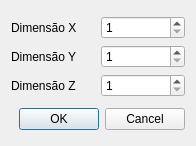
<?xml version="1.0" encoding="UTF-8"?>
<ui version="4.0">
 <class>DialogDimensoes</class>
 <widget class="QDialog" name="DialogDimensoes">
  <property name="geometry">
   <rect>
    <x>0</x>
    <y>0</y>
    <width>196</width>
    <height>146</height>
   </rect>
  </property>
  <property name="windowTitle">
   <string>Dialog</string>
  </property>
  <layout class="QGridLayout" name="gridLayout_2">
   <item row="0" column="0">
    <layout class="QGridLayout" name="gridLayout">
     <item row="1" column="1">
      <widget class="QLabel" name="label_2">
       <property name="text">
        <string>Dimensão Y</string>
       </property>
      </widget>
     </item>
     <item row="2" column="1">
      <widget class="QLabel" name="label_3">
       <property name="text">
        <string>Dimensão Z</string>
       </property>
      </widget>
     </item>
     <item row="0" column="1">
      <widget class="QLabel" name="label">
       <property name="text">
        <string>Dimensão X</string>
       </property>
      </widget>
     </item>
     <item row="0" column="2">
      <widget class="QSpinBox" name="spinBoxX">
       <property name="minimum">
        <number>1</number>
       </property>
       <property name="maximum">
        <number>100</number>
       </property>
      </widget>
     </item>
     <item row="1" column="2">
      <widget class="QSpinBox" name="spinBoxY">
       <property name="minimum">
        <number>1</number>
       </property>
       <property name="maximum">
        <number>100</number>
       </property>
      </widget>
     </item>
     <item row="2" column="2">
      <widget class="QSpinBox" name="spinBoxZ">
       <property name="minimum">
        <number>1</number>
       </property>
       <property name="maximum">
        <number>100</number>
       </property>
       <property name="value">
        <number>1</number>
       </property>
      </widget>
     </item>
    </layout>
   </item>
   <item row="1" column="0">
    <widget class="QDialogButtonBox" name="buttonBox">
     <property name="orientation">
      <enum>Qt::Horizontal</enum>
     </property>
     <property name="standardButtons">
      <set>QDialogButtonBox::Cancel|QDialogButtonBox::Ok</set>
     </property>
    </widget>
   </item>
  </layout>
 </widget>
 <resources/>
 <connections>
  <connection>
   <sender>buttonBox</sender>
   <signal>accepted()</signal>
   <receiver>DialogDimensoes</receiver>
   <slot>accept()</slot>
   <hints>
    <hint type="sourcelabel">
     <x>248</x>
     <y>254</y>
    </hint>
    <hint type="destinationlabel">
     <x>157</x>
     <y>274</y>
    </hint>
   </hints>
  </connection>
  <connection>
   <sender>buttonBox</sender>
   <signal>rejected()</signal>
   <receiver>DialogDimensoes</receiver>
   <slot>reject()</slot>
   <hints>
    <hint type="sourcelabel">
     <x>316</x>
     <y>260</y>
    </hint>
    <hint type="destinationlabel">
     <x>286</x>
     <y>274</y>
    </hint>
   </hints>
  </connection>
 </connections>
</ui>
